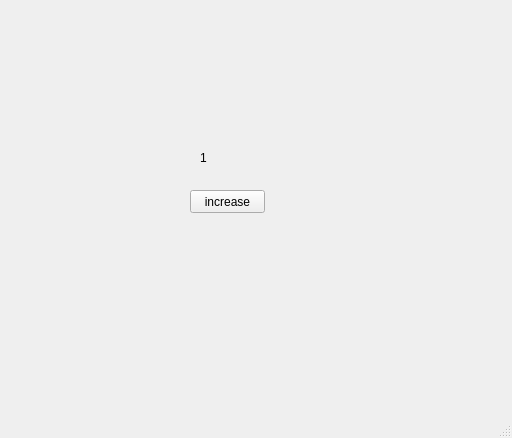
<?xml version="1.0" encoding="UTF-8"?>
<ui version="4.0">
 <class>MainWindow</class>
 <widget class="QMainWindow" name="MainWindow">
  <property name="geometry">
   <rect>
    <x>0</x>
    <y>0</y>
    <width>512</width>
    <height>438</height>
   </rect>
  </property>
  <property name="windowTitle">
   <string>MainWindow</string>
  </property>
  <widget class="QWidget" name="centralwidget">
   <widget class="QLabel" name="lbl">
    <property name="geometry">
     <rect>
      <x>200</x>
      <y>150</y>
      <width>81</width>
      <height>16</height>
     </rect>
    </property>
    <property name="text">
     <string>1</string>
    </property>
   </widget>
   <widget class="QPushButton" name="pb">
    <property name="geometry">
     <rect>
      <x>190</x>
      <y>190</y>
      <width>75</width>
      <height>23</height>
     </rect>
    </property>
    <property name="text">
     <string>increase</string>
    </property>
   </widget>
  </widget>
  <widget class="QMenuBar" name="menubar">
   <property name="geometry">
    <rect>
     <x>0</x>
     <y>0</y>
     <width>512</width>
     <height>21</height>
    </rect>
   </property>
  </widget>
  <widget class="QStatusBar" name="statusbar"/>
 </widget>
 <resources/>
 <connections/>
</ui>
